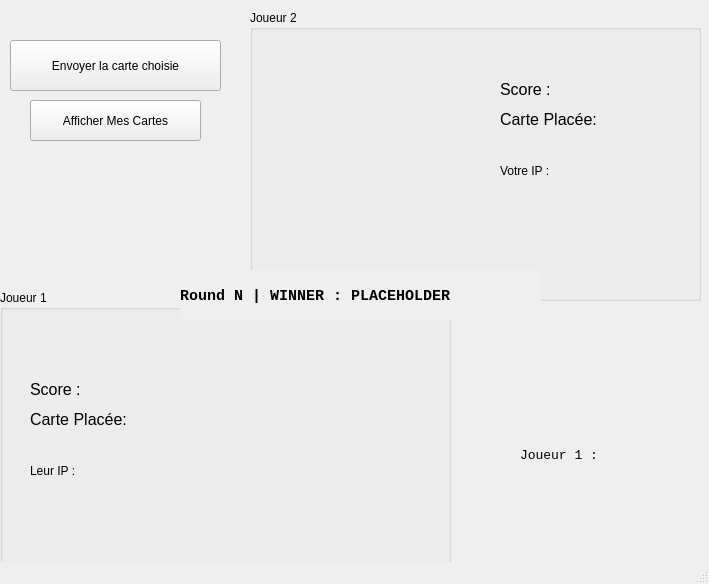
<?xml version="1.0" encoding="UTF-8"?>
<ui version="4.0">
 <class>MainWindow</class>
 <widget class="QMainWindow" name="MainWindow">
  <property name="geometry">
   <rect>
    <x>0</x>
    <y>0</y>
    <width>709</width>
    <height>584</height>
   </rect>
  </property>
  <property name="windowTitle">
   <string>MainWindow</string>
  </property>
  <widget class="QWidget" name="centralwidget">
   <widget class="QPushButton" name="showPossibleCards">
    <property name="geometry">
     <rect>
      <x>30</x>
      <y>100</y>
      <width>171</width>
      <height>41</height>
     </rect>
    </property>
    <property name="text">
     <string>Afficher Mes Cartes</string>
    </property>
   </widget>
   <widget class="QPushButton" name="sendingButtonB">
    <property name="geometry">
     <rect>
      <x>10</x>
      <y>40</y>
      <width>211</width>
      <height>51</height>
     </rect>
    </property>
    <property name="text">
     <string>Envoyer la carte choisie</string>
    </property>
   </widget>
   <widget class="QGroupBox" name="groupBox">
    <property name="geometry">
     <rect>
      <x>250</x>
      <y>10</y>
      <width>451</width>
      <height>291</height>
     </rect>
    </property>
    <property name="autoFillBackground">
     <bool>true</bool>
    </property>
    <property name="title">
     <string>Joueur 2</string>
    </property>
    <widget class="QLabel" name="scoreB">
     <property name="geometry">
      <rect>
       <x>250</x>
       <y>70</y>
       <width>121</width>
       <height>21</height>
      </rect>
     </property>
     <property name="font">
      <font>
       <family>Arial</family>
       <pointsize>12</pointsize>
       <weight>50</weight>
       <bold>false</bold>
      </font>
     </property>
     <property name="text">
      <string>Score : </string>
     </property>
     <property name="alignment">
      <set>Qt::AlignLeading|Qt::AlignLeft|Qt::AlignTop</set>
     </property>
     <property name="wordWrap">
      <bool>true</bool>
     </property>
    </widget>
    <widget class="QLabel" name="IP_RECEVEUR_LABEL">
     <property name="geometry">
      <rect>
       <x>250</x>
       <y>140</y>
       <width>151</width>
       <height>41</height>
      </rect>
     </property>
     <property name="text">
      <string>Votre IP :</string>
     </property>
    </widget>
    <widget class="QLabel" name="currentCardB">
     <property name="geometry">
      <rect>
       <x>250</x>
       <y>120</y>
       <width>121</width>
       <height>21</height>
      </rect>
     </property>
     <property name="font">
      <font>
       <family>Arial</family>
       <pointsize>12</pointsize>
       <weight>50</weight>
       <bold>false</bold>
      </font>
     </property>
     <property name="text">
      <string/>
     </property>
     <property name="alignment">
      <set>Qt::AlignLeading|Qt::AlignLeft|Qt::AlignTop</set>
     </property>
     <property name="wordWrap">
      <bool>true</bool>
     </property>
    </widget>
    <widget class="QLabel" name="cartePlacerB">
     <property name="geometry">
      <rect>
       <x>250</x>
       <y>100</y>
       <width>121</width>
       <height>21</height>
      </rect>
     </property>
     <property name="font">
      <font>
       <family>Arial</family>
       <pointsize>12</pointsize>
       <weight>50</weight>
       <bold>false</bold>
      </font>
     </property>
     <property name="text">
      <string>Carte Placée:  currentCardA</string>
     </property>
     <property name="alignment">
      <set>Qt::AlignLeading|Qt::AlignLeft|Qt::AlignTop</set>
     </property>
     <property name="wordWrap">
      <bool>true</bool>
     </property>
    </widget>
    <widget class="QLabel" name="carteChoisieB">
     <property name="geometry">
      <rect>
       <x>30</x>
       <y>30</y>
       <width>161</width>
       <height>221</height>
      </rect>
     </property>
     <property name="text">
      <string/>
     </property>
     <property name="pixmap">
      <pixmap>../../../Resources/data/54.png</pixmap>
     </property>
     <property name="scaledContents">
      <bool>true</bool>
     </property>
     <property name="alignment">
      <set>Qt::AlignCenter</set>
     </property>
     <property name="wordWrap">
      <bool>false</bool>
     </property>
     <property name="margin">
      <number>20</number>
     </property>
     <property name="indent">
      <number>1</number>
     </property>
    </widget>
   </widget>
   <widget class="QGroupBox" name="player1">
    <property name="geometry">
     <rect>
      <x>0</x>
      <y>290</y>
      <width>451</width>
      <height>291</height>
     </rect>
    </property>
    <property name="autoFillBackground">
     <bool>true</bool>
    </property>
    <property name="title">
     <string>Joueur 1</string>
    </property>
    <property name="flat">
     <bool>false</bool>
    </property>
    <widget class="QLabel" name="IP_SENDER_LABEL">
     <property name="geometry">
      <rect>
       <x>30</x>
       <y>160</y>
       <width>151</width>
       <height>41</height>
      </rect>
     </property>
     <property name="text">
      <string>Leur IP :</string>
     </property>
    </widget>
    <widget class="QLabel" name="cartePlacerA">
     <property name="geometry">
      <rect>
       <x>30</x>
       <y>120</y>
       <width>121</width>
       <height>21</height>
      </rect>
     </property>
     <property name="font">
      <font>
       <family>Arial</family>
       <pointsize>12</pointsize>
       <weight>50</weight>
       <bold>false</bold>
      </font>
     </property>
     <property name="text">
      <string>Carte Placée:  currentCardA</string>
     </property>
     <property name="alignment">
      <set>Qt::AlignLeading|Qt::AlignLeft|Qt::AlignTop</set>
     </property>
     <property name="wordWrap">
      <bool>true</bool>
     </property>
    </widget>
    <widget class="QLabel" name="scoreA">
     <property name="geometry">
      <rect>
       <x>30</x>
       <y>90</y>
       <width>121</width>
       <height>21</height>
      </rect>
     </property>
     <property name="font">
      <font>
       <family>Arial</family>
       <pointsize>12</pointsize>
       <weight>50</weight>
       <bold>false</bold>
      </font>
     </property>
     <property name="text">
      <string>Score : </string>
     </property>
     <property name="alignment">
      <set>Qt::AlignLeading|Qt::AlignLeft|Qt::AlignTop</set>
     </property>
     <property name="wordWrap">
      <bool>true</bool>
     </property>
    </widget>
    <widget class="QLabel" name="carteChoisieA">
     <property name="geometry">
      <rect>
       <x>280</x>
       <y>50</y>
       <width>161</width>
       <height>221</height>
      </rect>
     </property>
     <property name="text">
      <string/>
     </property>
     <property name="pixmap">
      <pixmap>../../../Resources/data/54.png</pixmap>
     </property>
     <property name="scaledContents">
      <bool>true</bool>
     </property>
     <property name="alignment">
      <set>Qt::AlignCenter</set>
     </property>
     <property name="wordWrap">
      <bool>false</bool>
     </property>
     <property name="margin">
      <number>20</number>
     </property>
     <property name="indent">
      <number>1</number>
     </property>
    </widget>
    <widget class="QLabel" name="currentCardA">
     <property name="geometry">
      <rect>
       <x>30</x>
       <y>140</y>
       <width>121</width>
       <height>21</height>
      </rect>
     </property>
     <property name="font">
      <font>
       <family>Arial</family>
       <pointsize>12</pointsize>
       <weight>50</weight>
       <bold>false</bold>
      </font>
     </property>
     <property name="text">
      <string/>
     </property>
     <property name="alignment">
      <set>Qt::AlignLeading|Qt::AlignLeft|Qt::AlignTop</set>
     </property>
     <property name="wordWrap">
      <bool>true</bool>
     </property>
    </widget>
   </widget>
   <widget class="QLabel" name="labelReady">
    <property name="geometry">
     <rect>
      <x>520</x>
      <y>440</y>
      <width>151</width>
      <height>31</height>
     </rect>
    </property>
    <property name="font">
     <font>
      <family>Courier New</family>
      <pointsize>10</pointsize>
     </font>
    </property>
    <property name="text">
     <string>Joueur 1 :</string>
    </property>
   </widget>
   <widget class="QLabel" name="currentWinner">
    <property name="geometry">
     <rect>
      <x>180</x>
      <y>270</y>
      <width>361</width>
      <height>51</height>
     </rect>
    </property>
    <property name="font">
     <font>
      <family>Courier New</family>
      <pointsize>11</pointsize>
      <weight>75</weight>
      <bold>true</bold>
     </font>
    </property>
    <property name="autoFillBackground">
     <bool>true</bool>
    </property>
    <property name="text">
     <string>Round N | WINNER : PLACEHOLDER</string>
    </property>
   </widget>
  </widget>
  <widget class="QStatusBar" name="statusbar"/>
 </widget>
 <resources/>
 <connections/>
</ui>
